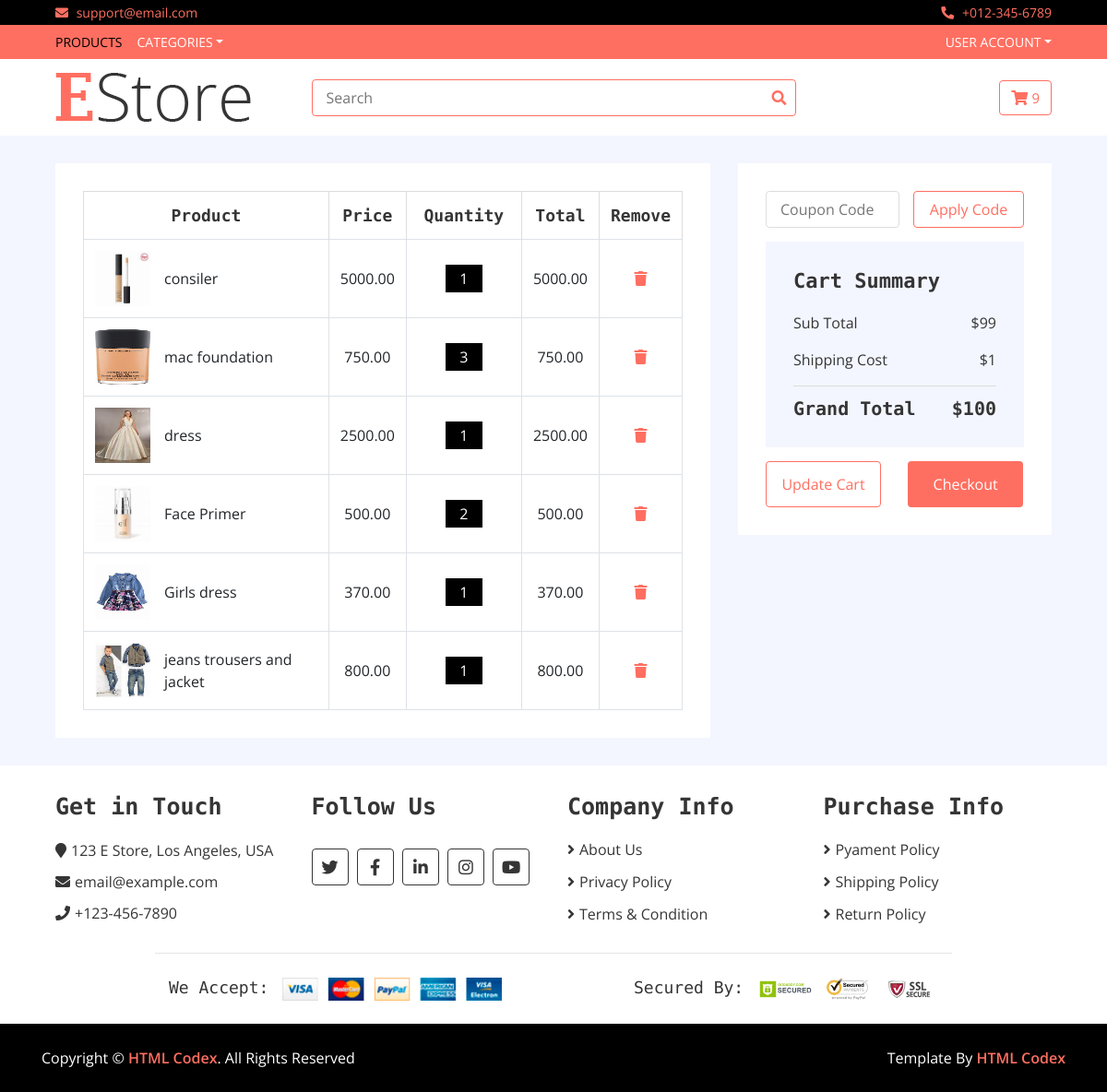
The page /cartitem/ on the database its author committed.
### products/models.py (models this page shows, shortened)
class cart(models.Model):
    productid =models.DecimalField(max_digits=7,decimal_places=0)
    numOfItes =models.DecimalField(max_digits=7,decimal_places=0)

class product(models.Model):
    name=models.CharField(max_length=200)
    describtion=models.TextField()
    image=models.ImageField()
    price=models.DecimalField(max_digits=11,decimal_places=2)
    category_id=models.ForeignKey(category,on_delete=models.CASCADE)

### products/views.py (the view)
# urls.py: path('cartitem/', views.cartitem, name='cartitem'),
def cartitem(request):
    a=0
    price1 =0
    for v in cart.objects.all():
        a=a+int(v.numOfItes)
        for f in product.objects.all():
            if v.productid ==f.id:
                price1 =price1 +(int(f.price)*int(v.numOfItes))
    return render(request, 'pages/cart.html',{'proo':product.objects.all(),'total':price1,'item':a,'cards':cart.objects.all(),'cat':category.objects.all()})

### templates/pages/cart.html (shortened to what this page needs)
{% load static %}
<!DOCTYPE html>
<html lang="en">
    <head>
        <link href="https://stackpath.bootstrapcdn.com/bootstrap/4.4.1/css/bootstrap.min.css" rel="stylesheet">
        <link href="https://cdnjs.cloudflare.com/ajax/libs/font-awesome/5.10.0/css/all.min.css" rel="stylesheet">
        <link href="{% static 'lib/slick/slick.css' %}" rel="stylesheet">
        <link href="{% static 'lib/slick/slick-theme.css' %}" rel="stylesheet">
        <link href="{%static 'css/style.css' %}" rel="stylesheet">
    </head>
    <body>
        <div class="top-bar">
            <div class="container-fluid">
                <div class="row">
                    <div class="col-sm-6">
                        <i class="fa fa-envelope"></i>
                        support@email.com
                    </div>
                    <div class="col-sm-6">
                        <i class="fa fa-phone-alt"></i>
                        +012-345-6789
                    </div>
                </div>
            </div>
        </div>
        <div class="nav">
            <div class="container-fluid">
                <nav class="navbar navbar-expand-md bg-dark navbar-dark">
                    <div class="collapse navbar-collapse justify-content-between" id="navbarCollapse">
                        <div class="navbar-nav mr-auto">
                            <a href="/products" class="nav-item nav-link active">products</a>
                                <a href="#" class="nav-link dropdown-toggle" data-toggle="dropdown">Categories</a>
                         </div>
                    </div>
                        <div class="navbar-nav ml-auto">
                            <div class="nav-item dropdown">
                                <a href="#" class="nav-link dropdown-toggle" data-toggle="dropdown">User Account</a>
                            </div>
                        </div>
                    </div>
            </div>
        <div class="bottom-bar">
            <div class="container-fluid">
                <div class="row align-items-center">
                    <div class="col-md-3">
                        <div class="logo">
                            <a href="/">
                                <img src="{%static 'img/logo.png' %}" alt="Logo">
                            </a>
                        </div>
                    </div>
                    <div class="col-md-6">
                        <div class="search">
                            <input type="text" placeholder="Search">
                            <button><i class="fa fa-search"></i></button>
                        </div>
                    </div>
                    <div class="col-md-3">
                        <div class="user">
                            <a href="/cartitem/" class="btn cart">
                                <i class="fa fa-shopping-cart"></i>
                                <span>{{item}}</span>
                            </a>
                        </div>
                    </div>
                </div>
            </div>
        </div>
        <div class="cart-page">
            <div class="container-fluid">
                <div class="row">
                    <div class="col-lg-8">
                        <div class="cart-page-inner">
                            <div class="table-responsive">
                                <table class="table table-bordered">
                                    <thead class="thead-dark">
                                        <tr>
                                            <th>Product</th>
                                            <th>Price</th>
                                            <th>Quantity</th>
                                            <th>Total</th>
                                            <th>Remove</th>
                                        </tr>
                                    </thead>
                                    <tbody class="align-middle">
                            {% for p in proo %}
							{% for c in cards %}
							{% if p.id == c.productid %}
                            <tr>
                                <td>
                                    <div class="img">
                                        <a href="#"><img src="{{p.image.url}}" width="100" height="100" alt="Image"></a>
                                        <p>{{p.name}}</p>
                                    </div>
                                </td>
                                <td>{{p.price}}</td>
                                <td>
                                    <div class="qty">
                                        <input type="text" readonly value="{{c.numOfItes}}">
                                    </div>
                                </td>
                                <td>{{p.price}}</td>
                                <td><a href="/delet/{{p.id}}"><i class="fa fa-trash" ></i></a></td>
                            </tr>
							{% endif %}
							{% endfor %}
							{% endfor %}
                                    </tbody>
                                </table>
                            </div>
                        </div>
                    </div>
                    <div class="col-lg-4">
                        <div class="cart-page-inner">
                            <div class="row">
                                <div class="col-md-12">
                                    <div class="coupon">
                                        <input type="text" placeholder="Coupon Code">
                                        <button>Apply Code</button>
                                    </div>
                                </div>
                                <div class="col-md-12">
                                    <div class="cart-summary">
                                        <div class="cart-content">
                                            <h1>Cart Summary</h1>
                                            <p>Sub Total<span>$99</span></p>
                                            <p>Shipping Cost<span>$1</span></p>
                                            <h2>Grand Total<span>$100</span></h2>
                                        </div>
                                        <div class="cart-btn">
                                            <button>Update Cart</button>
                                            <button>Checkout</button>
                                        </div>
                                    </div>
                                </div>
                            </div>
                        </div>
                    </div>
                </div>
            </div>
        </div>
        <div class="footer">
            <div class="container-fluid">
                <div class="row">
                    <div class="col-lg-3 col-md-6">
                        <div class="footer-widget">
                            <h2>Get in Touch</h2>
                            <div class="contact-info">
                                <p><i class="fa fa-map-marker"></i>123 E Store, Los Angeles, USA</p>
                                <p><i class="fa fa-envelope"></i>email@example.com</p>
                                <p><i class="fa fa-phone"></i>+123-456-7890</p>
                            </div>
                        </div>
                    </div>
                    <div class="col-lg-3 col-md-6">
                        <div class="footer-widget">
                            <h2>Follow Us</h2>
                            <div class="contact-info">
                                <div class="social">
                                    <a href=""><i class="fab fa-twitter"></i></a>
                                    <a href=""><i class="fab fa-facebook-f"></i></a>
                                    <a href=""><i class="fab fa-linkedin-in"></i></a>
                                    <a href=""><i class="fab fa-instagram"></i></a>
                                    <a href=""><i class="fab fa-youtube"></i></a>
                                </div>
                            </div>
                        </div>
                    </div>
                    <div class="col-lg-3 col-md-6">
                        <div class="footer-widget">
                            <h2>Company Info</h2>
                            <ul>
                                <li><a href="#">About Us</a></li>
                                <li><a href="#">Privacy Policy</a></li>
                                <li><a href="#">Terms & Condition</a></li>
                            </ul>
                        </div>
                    </div>
                    <div class="col-lg-3 col-md-6">
                        <div class="footer-widget">
                            <h2>Purchase Info</h2>
                            <ul>
                                <li><a href="#">Pyament Policy</a></li>
                                <li><a href="#">Shipping Policy</a></li>
                                <li><a href="#">Return Policy</a></li>
                            </ul>
                        </div>
                    </div>
                </div>
                <div class="row payment align-items-center">
                    <div class="col-md-6">
                        <div class="payment-method">
                            <h2>We Accept:</h2>
                            <img src="{%static 'img/payment-method.png' %}" alt="Payment Method" />
                        </div>
                    </div>
                    <div class="col-md-6">
                        <div class="payment-security">
                            <h2>Secured By:</h2>
                            <img src="{%static 'img/godaddy.svg' %}" alt="Payment Security" />
                            <img src="{%static 'img/norton.svg' %}" alt="Payment Security" />
                            <img src="{%static 'img/ssl.svg' %}" alt="Payment Security" />
                        </div>
                    </div>
                </div>
            </div>
        </div>
        <div class="footer-bottom">
            <div class="container">
                <div class="row">
                    <div class="col-md-6 copyright">
                        <p>Copyright &copy; <a href="https://htmlcodex.com">HTML Codex</a>. All Rights Reserved</p>
                    </div>
                    <div class="col-md-6 template-by">
                        <p>Template By <a href="https://htmlcodex.com">HTML Codex</a></p>
                    </div>
                </div>
            </div>
        </div>
    </body>
</html>

### rows shown on the page
product: name "consiler", price "5000.00"
cart: image (picture), numOfItes "1"
product: name "mac foundation", price "750.00"
cart: image (picture), numOfItes "3"
product: name "dress", price "2500.00"
cart: image (picture), numOfItes "1"
product: name "Face Primer", price "500.00"
cart: image (picture), numOfItes "2"
product: name "Girls dress", price "370.00"
cart: image (picture), numOfItes "1"
product: name "jeans trousers and jacket", price "800.00"
cart: image (picture), numOfItes "1"

### other values the page prints
{{ item }} "9"
